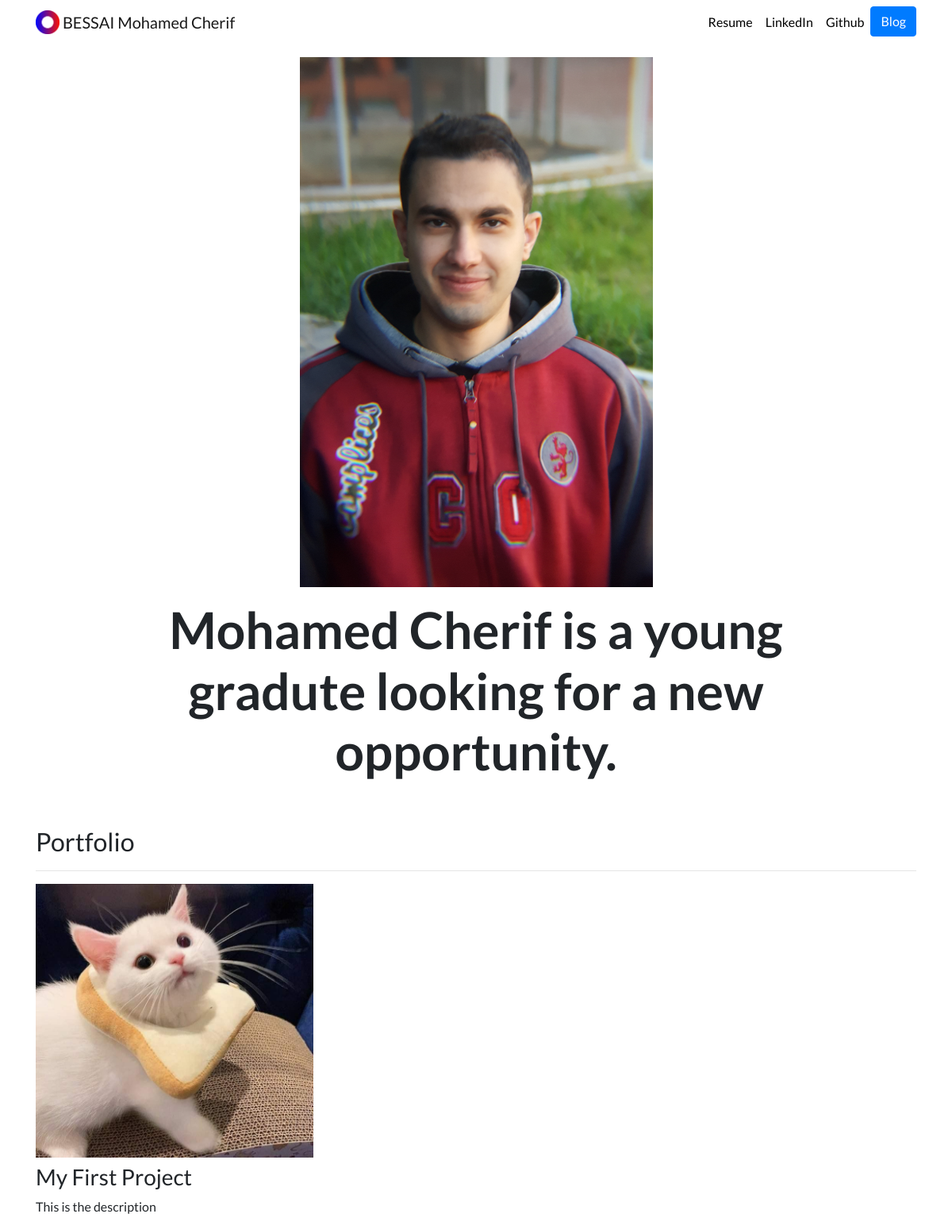
Before: / with the older database file.
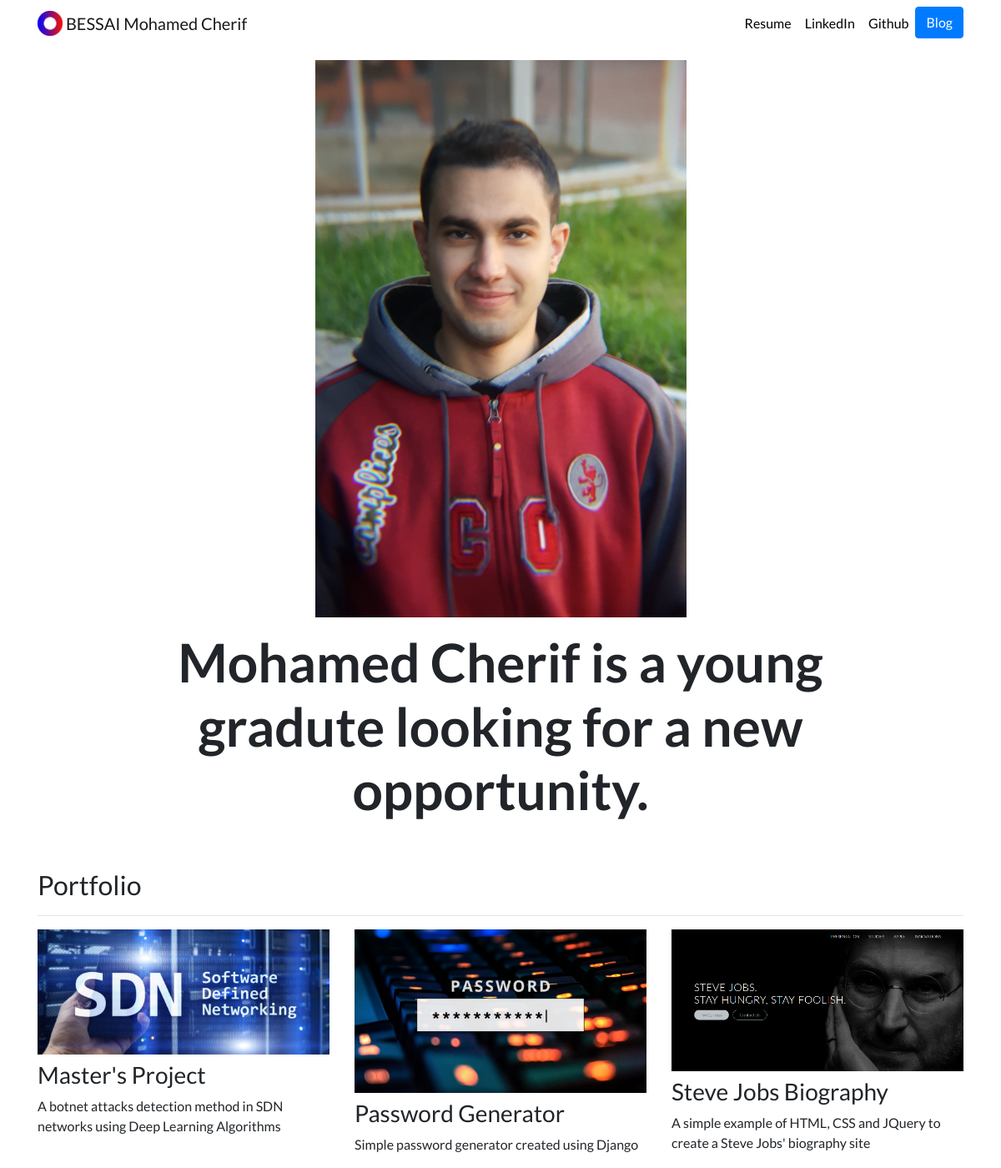
After: the same page with the newer database file.
### portfolio/models.py (models this page shows, shortened)
class Project(models.Model):
    title = models.CharField(max_length=100)
    description = models.CharField(max_length=200)
    image = models.ImageField(upload_to="portfolio/images/")
    url = models.URLField(blank=True)

### portfolio/views.py (the view)
# urls.py: path('', views.Homepage, name="home"),
def Homepage(request):
    projects = Project.objects.all()
    return render(request,"portfolio/Homepage.html",{"projects":projects})

### portfolio/templates/portfolio/Homepage.html
{% extends "portfolio/base.html" %}
{% load static %}
{% block content %}
<div class="row justify-content-center my-3">
  <div class="col-5">
    <img src="{% static 'portfolio/20180121_172420.jpg' %}" class="img-fluid">
  </div>
</div>
<div class="row justify-content-center mb-3">
  <div class="col-md-9 text-center">
    <h1 id="hometext" class="font-weight-bold">Mohamed Cherif is a young gradute looking for a new opportunity.</h1>
  </div>
</div>
<h2 class="mt-5">Portfolio</h2>
<hr>
<div class="row">
  {% for project in projects %}
  <div class="col-lg-4 col-md-6">
    {% if project.url %}
    <a href="{{ project.url }}">
      <img src="{{ project.image.url }}" class="img-fluid mb-2">
    </a>
    {% else %}
    <img src="{{ project.image.url }}" class="img-fluid mb-2">
    {% endif %}
    <h3>{{ project.title }}</h3>
    <p>{{ project.description }}</p>
  </div>
  {% endfor %}
</div>
{% endblock %}

### portfolio/templates/portfolio/base.html (shortened to what this page needs)
{% load static %}
<!doctype html>
<html lang="en">
<head>
  <link rel="stylesheet" href="https://stackpath.bootstrapcdn.com/bootstrap/4.4.1/css/bootstrap.min.css">
  <link rel="stylesheet" href="{% static "portfolio/custom.css" %}">
</head>
<body>
  <nav id="topNav" class="navbar navbar-expand-md navbar-light">
    <div class="container">
      <a class="navbar-brand" href="{% url 'home' %}">
        <img src="{% static "portfolio/Logo.png" %}" width="30" height="30" class="d-inline-block align-top" alt="Nick's Logo">
        <span>BESSAI Mohamed Cherif</span>
      </a>
      <div class="collapse navbar-collapse text-center" id="navbarNav">
        <ul class="navbar-nav ml-auto">
          <li class="nav-item">
            <a class="nav-link" href="{% static "portfolio/resume.pdf" %}" target="_blank">Resume</a>
          </li>
          <li class="nav-item">
            <a class="nav-link" href="https://www.linkedin.com/in/mohamed-cherif-bessai-197026a8/" target="_blank">LinkedIn</a>
          </li>
          <li class="nav-item">
            <a class="nav-link" href="https://github.com/bessai-mohamed-cherif" target="_blank">Github</a>
          </li>
          <li>
            <a role="button" href="{% url 'blog:all_blogs' %}" class="btn btn-primary">Blog</a>
          </li>
        </ul>
      </div>
    </div>
  </nav>
  <div class="container">
    {% block content %}{% endblock %}
  </div>
</body>
</html>

### portfolio/static/portfolio/custom.css (style rules this page uses)
.navbar-nav .nav-link { color: rgba(0,0,0,1) !important; }
body { font-family: 'Lato', sans-serif; }
@media (min-width: 992px) { #hometext { font-size: 4rem; } }

Changed rows visible on the page:
removed Project: image (picture), title "My First Project", description "This is the description"
added Project: image (picture), title "Master's Project", description "A botnet attacks detection method in SDN networks using Deep Learning Algorithms"
added Project: image (picture), title "Password Generator", description "Simple password generator created using Django"
added Project: image (picture), title "Steve Jobs Biography", description "A simple example of HTML, CSS and JQuery to create a Steve Jobs' biography site"
